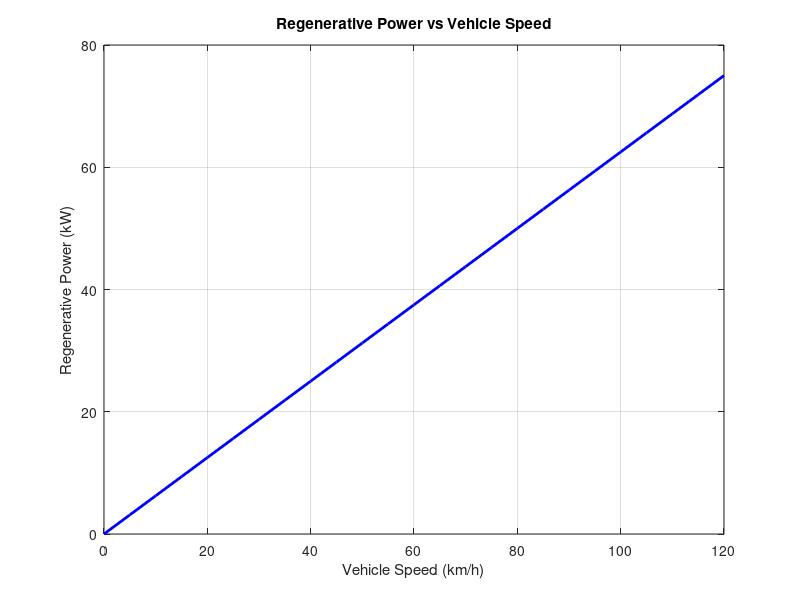
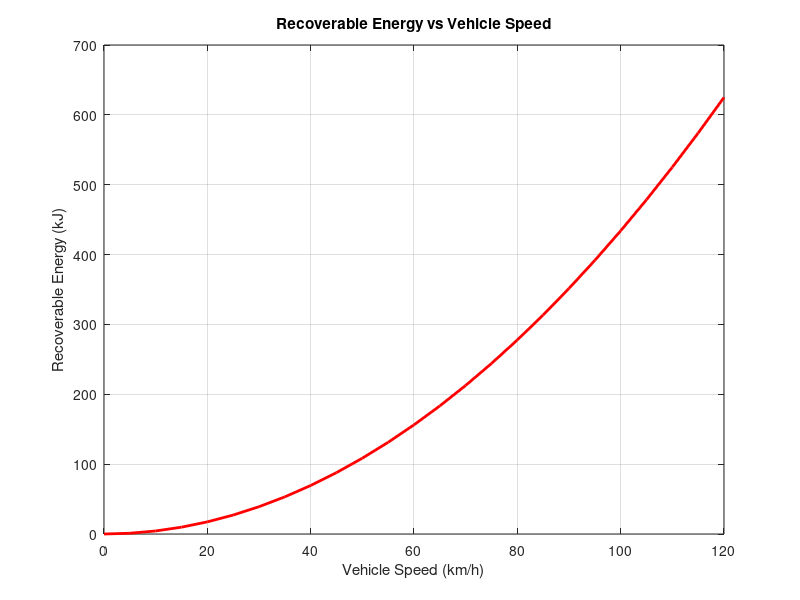

The MATLAB script that drew these images, in order:
% Regenerative Braking Analysis Using MATLAB

% Vehicle Parameters

m = 1500;               % Vehicle Mass (kg)
g = 9.81;               % Gravity (m/s^2)
rho = 1.225;            % Air Density (kg/m^3)
Cd = 0.30;              % Drag Coefficient
A = 2.2;                % Frontal Area (m^2)
Crr = 0.015;            % Rolling Resistance Coefficient

eta_regen = 0.75;       % Regenerative Braking Efficiency (75%)

% Vehicle Speed

v_kmph = 0:5:120;       % Speed in km/h
v = v_kmph/3.6;         % Convert to m/s

% Deceleration

a = -2;                 % Braking Deceleration (m/s^2)

% Calculate Forces

% Rolling Resistance
Frr = Crr*m*g;

% Aerodynamic Drag
Fad = 0.5*rho*Cd*A.*v.^2;

% Braking Force
Fbrake = m*abs(a);

% Total Resistive Force
Ftotal = Frr + Fad + Fbrake;

% Regenerative Braking Power

Pregen = eta_regen .* Fbrake .* v;

% Recoverable Kinetic Energy

Ek = 0.5*m.*v.^2;

Erecover = eta_regen .* Ek;

% Display Maximum Values

fprintf('Maximum Regenerative Power = %.2f kW\n',max(Pregen)/1000);

fprintf('Maximum Recoverable Energy = %.2f kJ\n',max(Erecover)/1000);

% Plot 1

figure;

plot(v_kmph,Pregen/1000,'b','LineWidth',2);

grid on;

xlabel('Vehicle Speed (km/h)');

ylabel('Regenerative Power (kW)');

title('Regenerative Power vs Vehicle Speed');

% Plot 2

figure;

plot(v_kmph,Erecover/1000,'r','LineWidth',2);

grid on;

xlabel('Vehicle Speed (km/h)');

ylabel('Recoverable Energy (kJ)');

title('Recoverable Energy vs Vehicle Speed');
